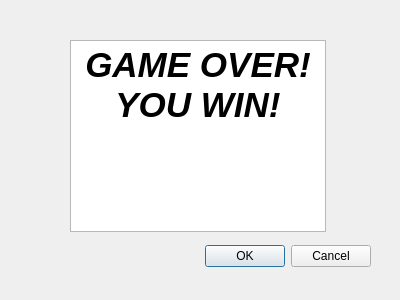
<?xml version="1.0" encoding="UTF-8"?>
<ui version="4.0">
 <class>DialogWin</class>
 <widget class="QDialog" name="DialogWin">
  <property name="geometry">
   <rect>
    <x>0</x>
    <y>0</y>
    <width>400</width>
    <height>300</height>
   </rect>
  </property>
  <property name="windowTitle">
   <string>Dialog</string>
  </property>
  <widget class="QDialogButtonBox" name="buttonBox">
   <property name="geometry">
    <rect>
     <x>30</x>
     <y>240</y>
     <width>341</width>
     <height>32</height>
    </rect>
   </property>
   <property name="orientation">
    <enum>Qt::Horizontal</enum>
   </property>
   <property name="standardButtons">
    <set>QDialogButtonBox::Cancel|QDialogButtonBox::Ok</set>
   </property>
  </widget>
  <widget class="QTextBrowser" name="textBrowser">
   <property name="geometry">
    <rect>
     <x>70</x>
     <y>40</y>
     <width>256</width>
     <height>192</height>
    </rect>
   </property>
   <property name="html">
    <string>&lt;!DOCTYPE HTML PUBLIC &quot;-//W3C//DTD HTML 4.0//EN&quot; &quot;http://www.w3.org/TR/REC-html40/strict.dtd&quot;&gt;
&lt;html&gt;&lt;head&gt;&lt;meta name=&quot;qrichtext&quot; content=&quot;1&quot; /&gt;&lt;style type=&quot;text/css&quot;&gt;
p, li { white-space: pre-wrap; }
&lt;/style&gt;&lt;/head&gt;&lt;body style=&quot; font-family:'SimSun'; font-size:9pt; font-weight:400; font-style:normal;&quot;&gt;
&lt;p align=&quot;center&quot; style=&quot; margin-top:0px; margin-bottom:0px; margin-left:0px; margin-right:0px; -qt-block-indent:0; text-indent:0px;&quot;&gt;&lt;span style=&quot; font-size:26pt; font-weight:600; font-style:italic;&quot;&gt;GAME OVER!&lt;/span&gt;&lt;/p&gt;
&lt;p align=&quot;center&quot; style=&quot; margin-top:0px; margin-bottom:0px; margin-left:0px; margin-right:0px; -qt-block-indent:0; text-indent:0px;&quot;&gt;&lt;span style=&quot; font-size:26pt; font-weight:600; font-style:italic;&quot;&gt;YOU WIN!&lt;/span&gt;&lt;/p&gt;&lt;/body&gt;&lt;/html&gt;</string>
   </property>
  </widget>
 </widget>
 <resources/>
 <connections>
  <connection>
   <sender>buttonBox</sender>
   <signal>accepted()</signal>
   <receiver>DialogWin</receiver>
   <slot>accept()</slot>
   <hints>
    <hint type="sourcelabel">
     <x>248</x>
     <y>254</y>
    </hint>
    <hint type="destinationlabel">
     <x>157</x>
     <y>274</y>
    </hint>
   </hints>
  </connection>
  <connection>
   <sender>buttonBox</sender>
   <signal>rejected()</signal>
   <receiver>DialogWin</receiver>
   <slot>reject()</slot>
   <hints>
    <hint type="sourcelabel">
     <x>316</x>
     <y>260</y>
    </hint>
    <hint type="destinationlabel">
     <x>286</x>
     <y>274</y>
    </hint>
   </hints>
  </connection>
 </connections>
</ui>
